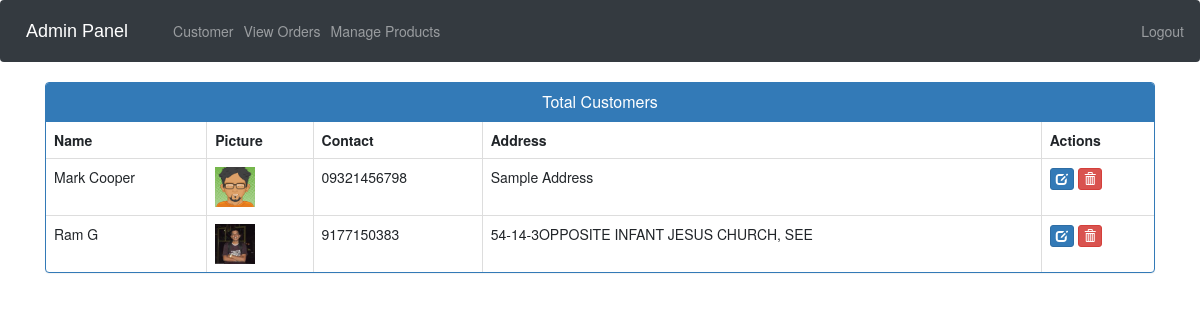
The page /view-customer (signed in) on the database as committed earlier.
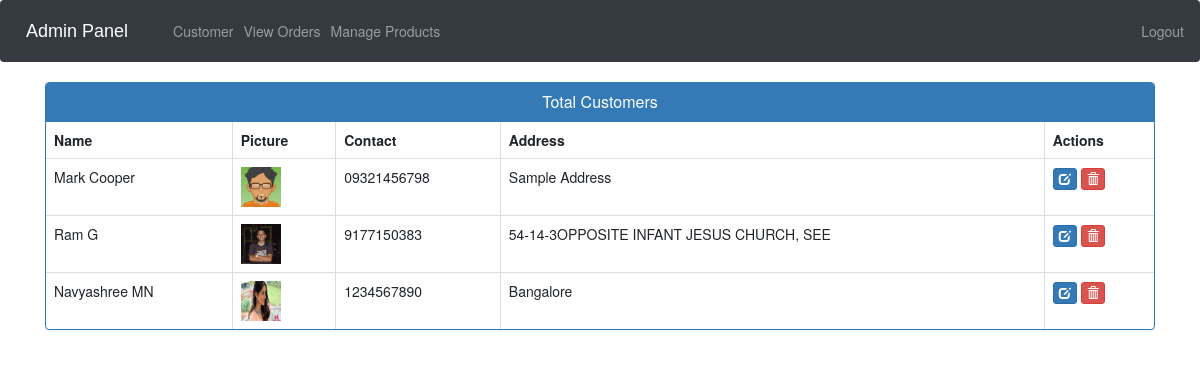
The same page on the database as committed later.
### ecom/models.py (models this page shows, shortened)
class Customer(models.Model):
    user=models.OneToOneField(User,on_delete=models.CASCADE)
    profile_pic= models.ImageField(upload_to='profile_pic/CustomerProfilePic/',null=True,blank=True)
    address = models.CharField(max_length=40)
    mobile = models.CharField(max_length=20,null=False)
    @property
    def get_name(self):
        return self.user.first_name+" "+self.user.last_name

### ecom/views.py (the view)
# urls.py: path("view-customer", views.view_customer_view, name="view-customer"),
@login_required(login_url="adminlogin")
def view_customer_view(request):
    customers = models.Customer.objects.all()
    return render(request, "ecom/view_customer.html", {"customers": customers})

### templates/ecom/view_customer.html (shortened to what this page needs)
{% extends 'ecom/admin_base.html' %} {% load static %} {% block content %}
<head>
  <link
    href="//netdna.bootstrapcdn.com/bootstrap/3.0.0/css/bootstrap.min.css"
    rel="stylesheet"
    id="bootstrap-css"
  />
</head>
<div class="container">
  <div class="panel panel-primary">
    <div class="panel-heading">
      <h6 class="panel-title">Total Customers</h6>
    </div>
    <table class="table table-hover table-bordered" id="dev-table">
      <thead>
        <tr>
          <th>Name</th>
          <th>Picture</th>
          <th>Contact</th>
          <th>Address</th>
          <th>Actions</th>
        </tr>
      </thead>
      {% for c in customers %}
      <tr>
        <td>{{c.get_name}}</td>
        <td>
          <img
            src="{% static c.profile_pic.url %}"
            alt="Profile Pic"
            height="40px"
            width="40px"
          />
        </td>
        <td>{{c.mobile}}</td>
        <td>{{c.address}}</td>
        <td>
          <a
            class="btn btn-primary btn-xs"
            href="{% url 'update-customer' c.id  %}"
            ><span class="glyphicon glyphicon-edit"></span
          ></a>
          <a
            class="btn btn-danger btn-xs"
            href="{% url 'delete-customer' c.id  %}"
            ><span class="glyphicon glyphicon-trash"></span
          ></a>
        </td>
      </tr>
      {% endfor %}
    </table>
  </div>
</div>
{% endblock content %}

Rows that differ between the two databases and show on the page:
added Customer: get_name "Navyashree MN", profile_pic (picture), mobile "1234567890", address "Bangalore"
